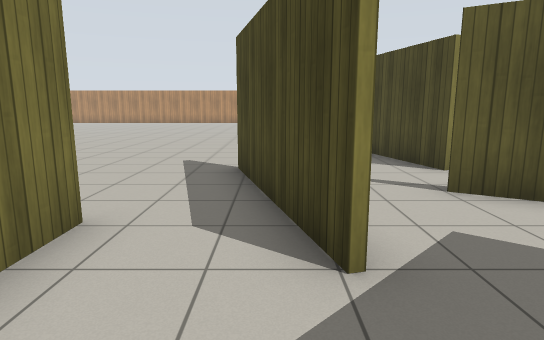
View 1 (above)

24 first-person views from a walk through a Gazebo world. The camera is 1.2 m above the floor, tilts 10° down and sees 75° across. The floor is counted in squares, 1 m on a side. Each view is taken from the middle of a square. On the plan, view 1 faces up. The plan holds only what a view shows up to about 14 squares ahead; the rest is blank. Simple patterns stand in for the simulator's built-in surfaces.

View 2
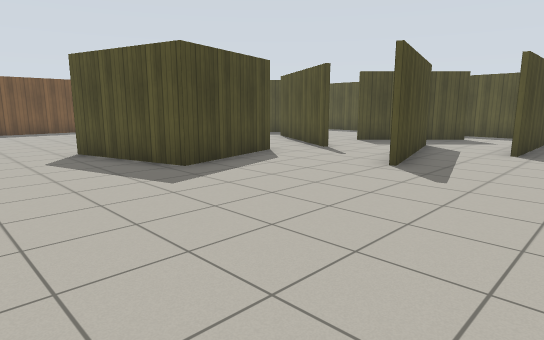

View 3
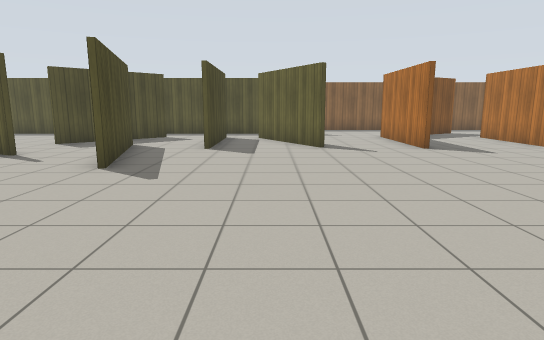

View 4
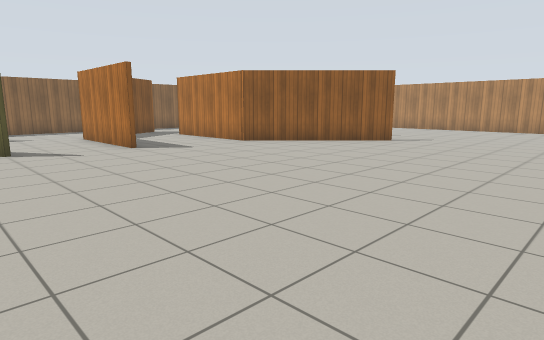

View 5
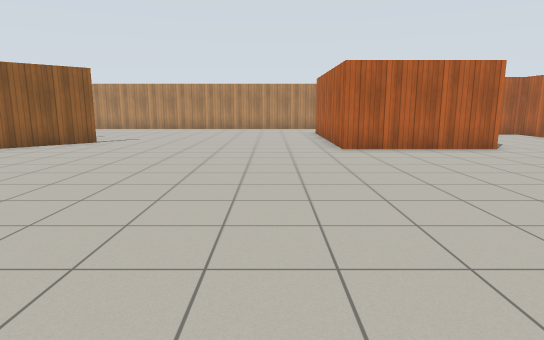

View 6
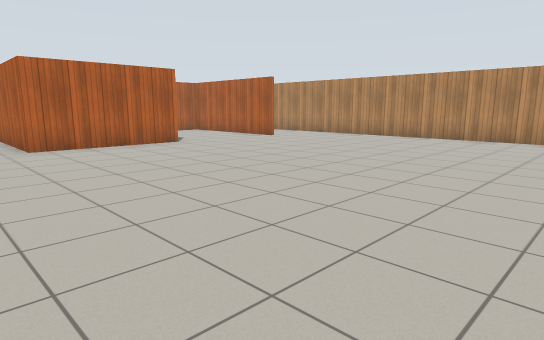

View 7
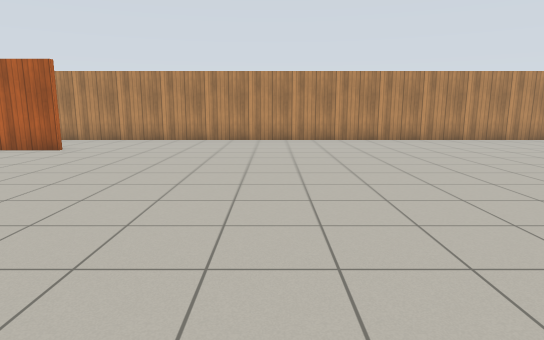

View 8
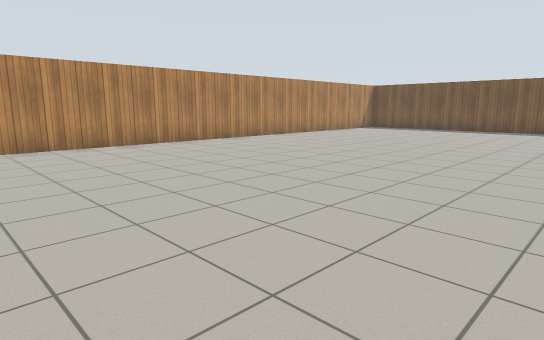

View 9
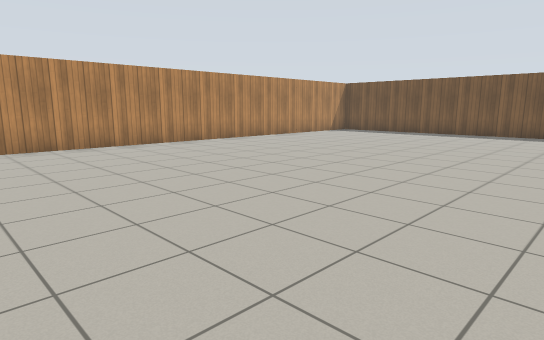

View 10
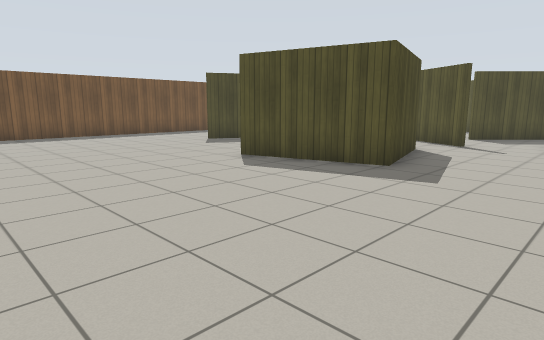

View 11
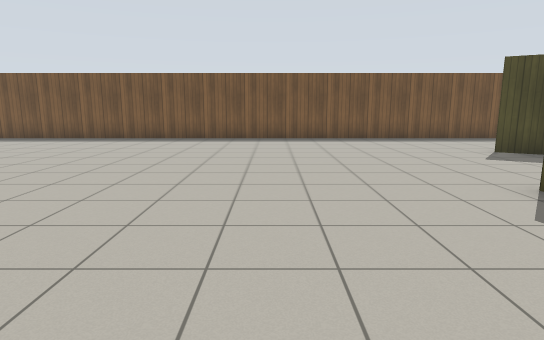

View 12
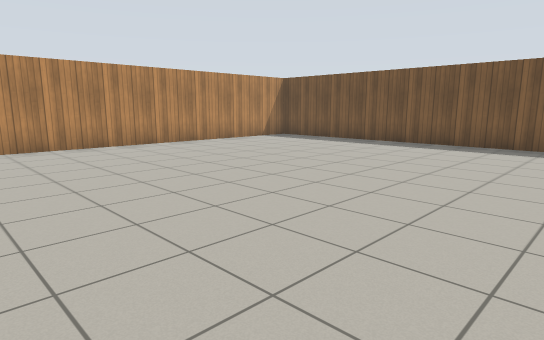

View 13
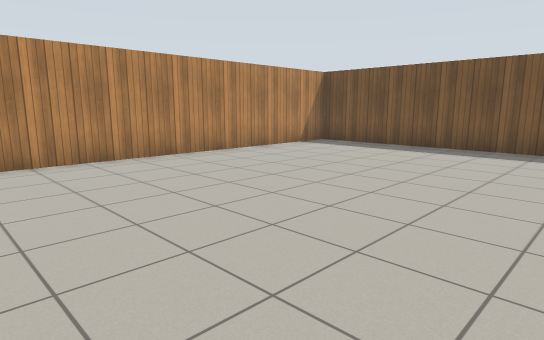

View 14
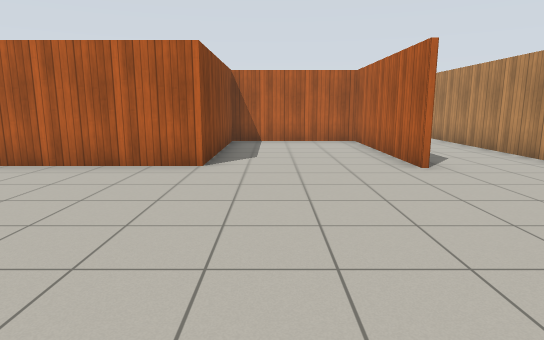

View 15
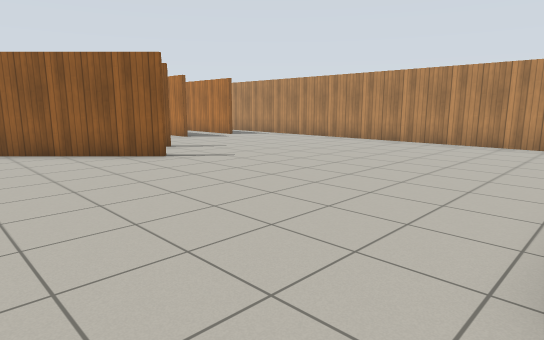

View 16
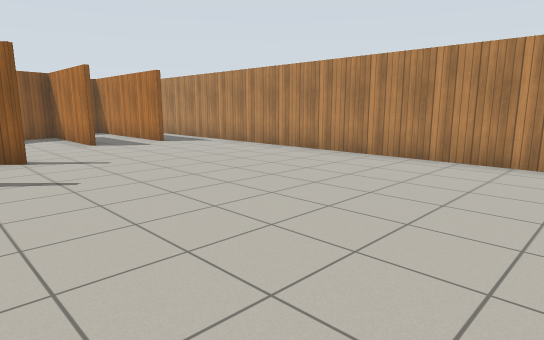

View 17
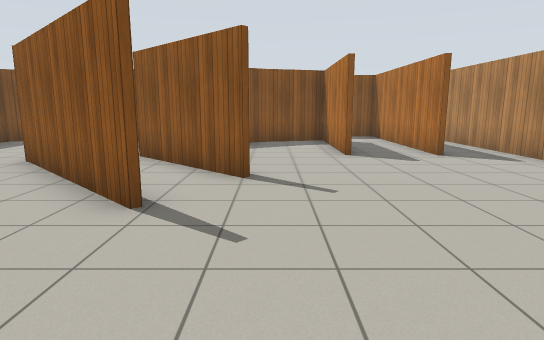

View 18
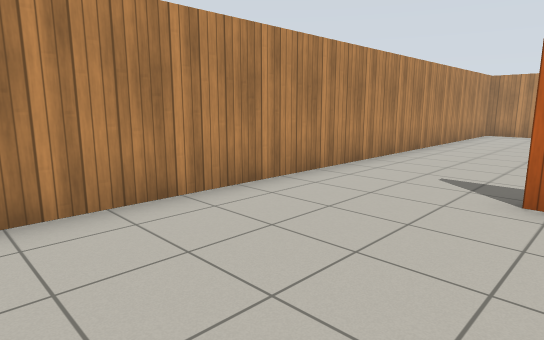

View 19
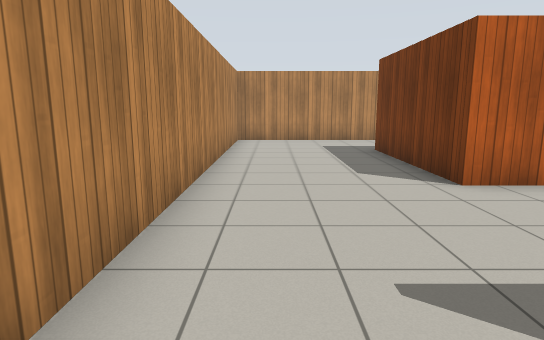

View 20
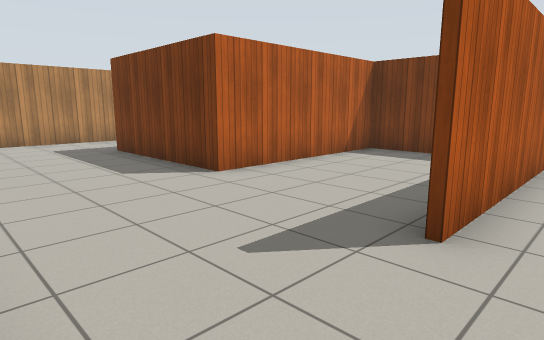

View 21
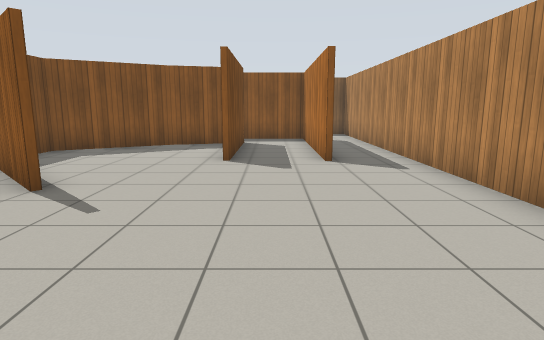

View 22
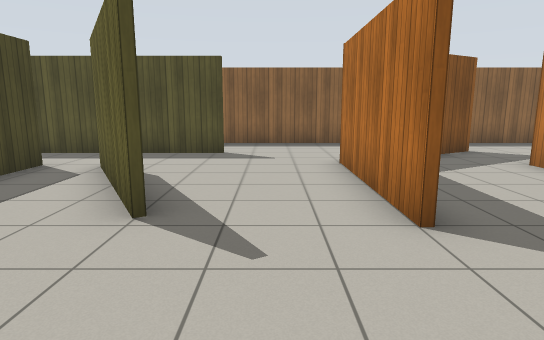

View 23
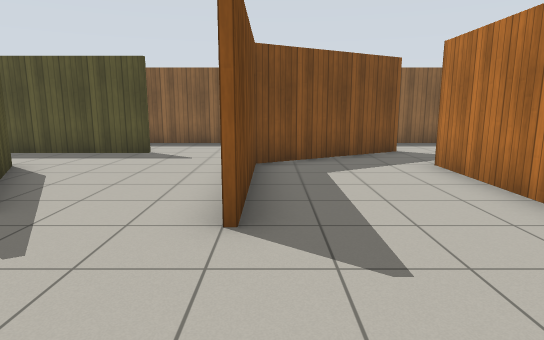

View 24
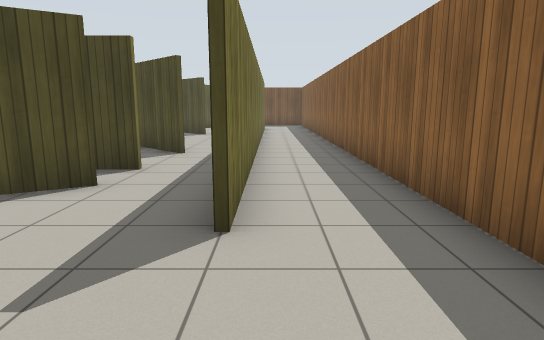

### Floor plan
Points are (right, up) in squares from view 1. A wall is a line through its corners. A room is listed if a view was taken in it or the views show most of it. See-through windows are left out.
Room 1 (view 1)
walls: (0.2, -0.7) (1.6, 0.7); (-1.6, -2.4) (-0.1, -2.4)
ways out: opening at (-2, -1) to room 2; opening at (-1, 3) to room 2; opening at (1, 2) to room 3; opening at (1, -1)
Room 2 (views 2, 3, 4, 5, 6, 7, 8, 9, 10, 11, 12, 13, 14, 15, 16, 17, 18, 19, 20, 21, 22, 23, 24)
walls: (-14.4, 18.5) (-14.4, 20.4) (-20, 20.4) (-20, 25.2); (-5.5, 3.4) (-3.5, -0.2); (-8.5, 3.6) (-8.5, -0.6); (-2, 3.6) (-2, 2.4); (3.3, 6.7) (2.4, 10.1) (6.1, 11.1); (-16.3, 7.9) (-12.5, 4.1) (-12.5, -0.5); (0.6, 2.3) (-0.7, 7); (-14, 25) (-19.9, 25) (-19.9, 20.6) (-14.3, 20.6) (-14.3, 16.1) (-20.9, 16.1); (-3.6, -0.3) (-4.4, 1.1); (-2.2, -0.5) (-2.2, 3.6); (-5.8, -2.4) (-1.6, -2.4); (9.9, 7.8) (10.6, 8.9); (-19.9, 3) (-19.9, -1.1); (-12.5, -2.8) (-8.7, -0.6) (-8.7, 3.6); (-17.8, -0.6) (-14.9, 1.1) (-14.9, 1.9); (-9.5, -5.1) (5.2, -5); (-22.2, 3.1) (-22.2, -1.6); (4.9, -2.6) (-5.8, -2.6); (-20.1, -1.2) (-17.7, -0.5); (-20, -1.3) (-20, 3); (-16, -5.1) (-13.2, -5.1); (15, 6.1) (15, 28.3) (-24.3, 28.3) (-24.3, -3.4)
ways out: opening at (-2, -1) to room 1; opening at (-1, 3) to room 1; opening at (1.5, 7) to room 3; opening at (-21, -1)
Room 3 (no view inside)
walls: (2.6, 5.1) (3.9, 4.4); (3.6, 4.4) (2.5, 5); (1.6, 0.7) (3.1, 2.3)
ways out: opening at (1, 2) to room 1; opening at (1.5, 7) to room 2; opening at (3, 3); opening at (4, 6)
Room 4 (no view inside)
walls: (-17.5, 6) (-14.6, 3.1)

Where each view was taken, in squares from view 1:
view 1: 0 up, 0 right, facing up
view 2: 14 up, 4 left, facing down-right
view 3: 14 up, 4 left, facing down
view 4: 14 up, 4 left, facing down-left
view 5: 14 up, 4 left, facing left
view 6: 14 up, 3 left, facing up-left
view 7: 15 up, 8 left, facing up
view 8: 17 up, 5 left, facing up-right
view 9: 17 up, 2 left, facing up-right
view 10: 17 up, 1 left, facing down-right
view 11: 15 up, 1 right, facing right
view 12: 17 up, 3 right, facing up-right
view 13: 20 up, 4 right, facing up-right
view 14: 22 up, 7 left, facing left
view 15: 16 up, 12 left, facing down-left
view 16: 15 up, 16 left, facing down-left
view 17: 12 up, 18 left, facing down
view 18: 11 up, 20 left, facing up-left
view 19: 15 up, 23 left, facing up
view 20: 15 up, 24 left, facing up-right
view 21: 11 up, 21 left, facing down
view 22: 7 up, 7 left, facing down
view 23: 7 up, 9 left, facing down
view 24: 3 down, 9 left, facing right
